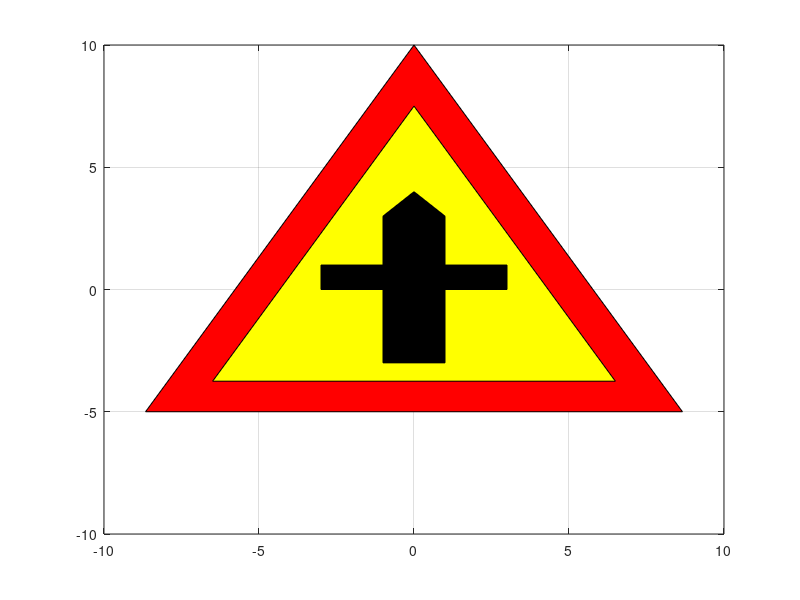

The MATLAB source for this figure:
%Author: Novanator Jan 2013
%Road Signs

%Triangle

clf

h=10*sqrt(3)/2
xu=h*[0 1 -1 0];
yu=[10 -5 -5 10];

xi=0.75*xu; yi=0.75*yu;

fill(xu,yu,'r'), hold on 	% red triangle
fill(xi,yi,'y') 			% yellow triangle

grid on

x=[-3 -1 -1 1 1 3 3 1 1 0 -1 -1 -3]
y=[0 0 -3 -3 0 0 1 1 3 4 3 1 1]
fill(x,y,'k')
